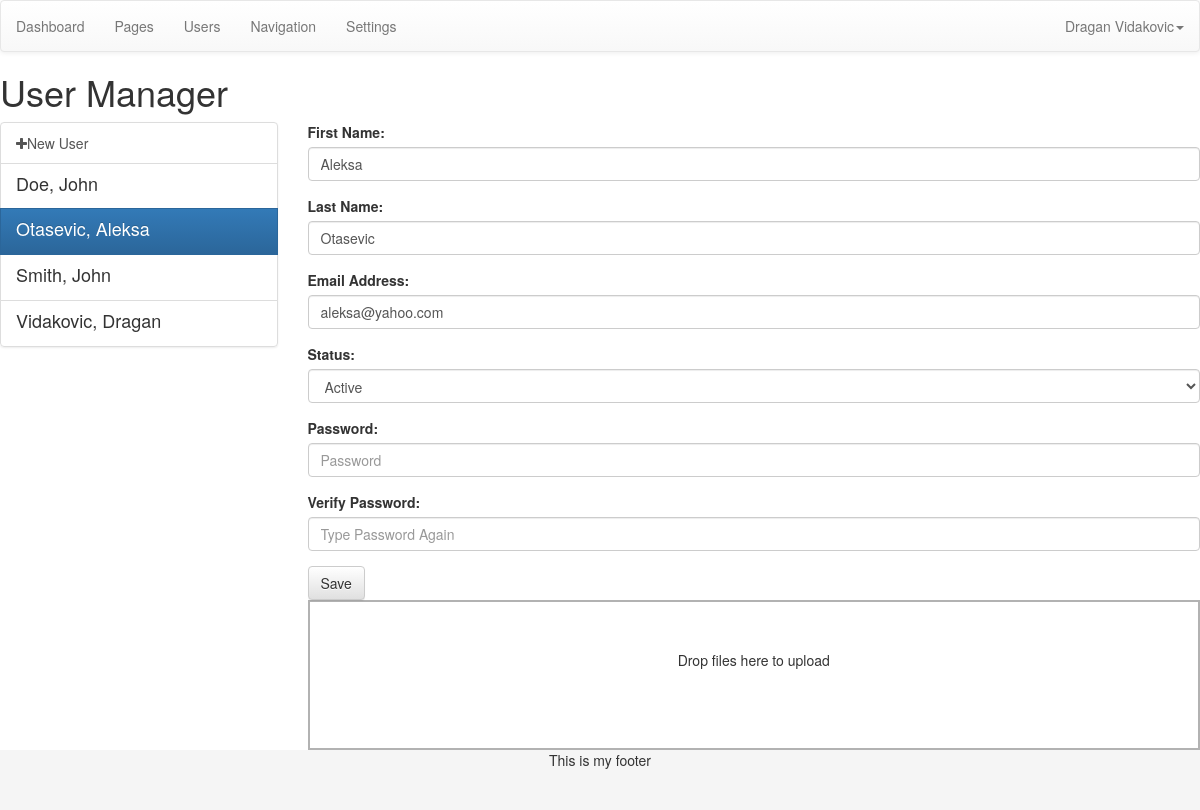
Screenshot of /admin/index.php?page=users&id=2 (signed in) with the database file from the repository.
### tables this page shows
CREATE TABLE IF NOT EXISTS `users` (
  `id` mediumint(9) NOT NULL,
  `avatar` varchar(100) NOT NULL,
  `first` varchar(200) NOT NULL,
  `last` varchar(200) NOT NULL,
  `email` varchar(200) NOT NULL,
  `password` varchar(200) NOT NULL,
  `status` int(1) NOT NULL DEFAULT '1'
);

### admin/index.php (called while the page is built)
<?php include('template/header.php'); ?>
<?php include('views/'.$page.'.php'); ?>
<?php include('template/footer.php'); ?>

### admin/functions/data.php (called while the page is built, shortened)
<?php
function data_user($dbc, $id){
	if(is_numeric($id)){
		$cond = "WHERE id = '$id'";
	} else {
		$cond = "WHERE email = '$id'";
	}
	$q = "SELECT * FROM users $cond";
	$r = mysqli_query($dbc, $q);
	$data = mysqli_fetch_assoc($r);
	$data['fullname'] =  $data['first'].' '.$data['last'];
	$data['fullname_reverse'] = $data['last'].', '.$data['first'];
	return $data;
}
?>

### admin/config/queries.php (called while the page is built, shortened)
<?php
switch ($page) {
	case 'users':
		if(isset($_GET['id'])){ $opened = data_user($dbc, $_GET['id']); }
	break;
}
?>

### admin/config/setup.php (called while the page is built, shortened)
<?php
include('../config/connection.php');
include ('functions/data.php');
if(isset($_GET['page'])){
	$page = $_GET['page'];
} else {
	$page = 'dashboard';
}
include ('config/queries.php');
$user = data_user($dbc, $_SESSION['username']);
?>

### admin/views/users.php (the view, shortened to what this page needs)
<h1>User Manager</h1>
<div class="row">
	<div class="col-md-3">
		<div class="list-group">
				<a class="list-group-item" href="?page=users">
					<i class="fa fa-plus"></i>New User
				</a>
		<?php
			$q = "SELECT * FROM users ORDER BY last ASC";
			$r = mysqli_query($dbc, $q);
			while($list = mysqli_fetch_assoc($r)){
				$list = data_user($dbc, $list['id']);
				?>
				<a class="list-group-item <?php selected($list['id'], $opened['id'], 'active'); ?>" href="index.php?page=users&id=<?php echo $list['id']; ?>">
					<h4 class="list-group-item-heading"><?php echo $list['fullname_reverse']; ?></h4>
				</a>
		<?php } ?>
		</div>
	</div>
	<div class="col-md-9">
		<form action="index.php?page=users&id=<?php echo $opened['id']; ?>" method="post" role="form">
			<div class="form-group">
				<label for="first">First Name:</label>
				<input class="form-control" type="text" name="first" id="first" value="<?php echo $opened['first']; ?>" placeholder="First Name" autocomplete="off">
			</div>
			<div class="form-group">
				<label for="last">Last Name:</label>
				<input class="form-control" type="text" name="last" id="last" value="<?php echo $opened['last']; ?>" placeholder="Last Name" autocomplete="off">
			</div>
			<div class="form-group">
				<label for="email">Email Address:</label>
				<input class="form-control" type="text" name="email" id="email" value="<?php echo $opened['email']; ?>" placeholder="Email Address" autocomplete="off">
			</div>
			<div class="form-group">
				<label for="status">Status:</label>
				<select class="form-control" name="status" id="status">
					<option value="1" <?php if(isset($_GET['id'])){ selected('1', $opened['status'], 'selected'); } ?>>Active</option>
				</select>
			</div>
			<div class="form-group">
				<label for="password">Password:</label>
				<input class="form-control" type="password" name="password" id="password" placeholder="Password" autocomplete="off">
			</div>
			<div class="form-group">
				<label for="passwordv">Verify Password:</label>
				<input class="form-control" type="password" name="passwordv" id="passwordv" placeholder="Type Password Again" autocomplete="off">
			</div>
			<button type="submit" class="btn btn-default">Save</button>
		</form>
		<?php if(isset($opened['id'])) { ?>
			<form action="uploads.php?id=<?php echo $opened['id']; ?>" class="dropzone" id="avatar-dropzone"></form>
		<?php } ?>
	</div>
</div>

### admin/css/dropzone.css (style rules this page uses)
.dropzone, .dropzone * { box-sizing: border-box; }
.dropzone { min-height: 150px; border: 2px solid rgba(0, 0, 0, 0.3); background: white; padding: 20px 20px; }
.dropzone.dz-clickable { cursor: pointer; }

### admin/config/css.php (style rules this page uses)
html, body { height: 100%; }

### rows the page displays
users: fullname_reverse "Doe, John"
users: fullname_reverse "Otasevic, Aleksa", first "Aleksa", last "Otasevic", email "aleksa@yahoo.com", status "Active"
users: fullname_reverse "Smith, John"
users: fullname_reverse "Vidakovic, Dragan"

### other values shown
$user['fullname'] "Dragan Vidakovic"
